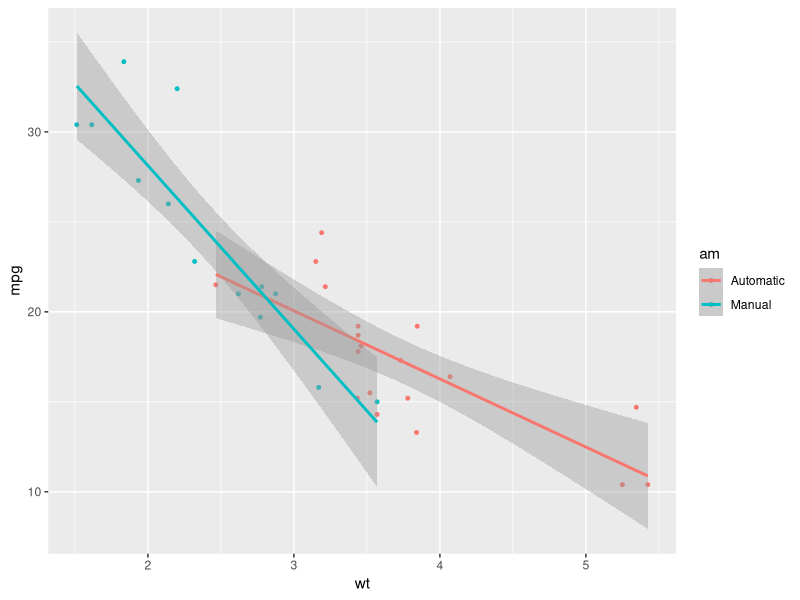

The R script that drew this image:
# График зависимости расхода топлива от веса и типа коробки передач автомобиля

df <- mtcars
df$am <- factor(df$am, labels = c('Automatic', 'Manual'))

lin_model <- lm(mpg ~ am*wt, df)

summary(lin_model)

library(ggplot2)

ggplot(df, aes(wt, mpg, col = am))+
  geom_point(size=1)+
  geom_smooth(formula = y ~ x, method = "lm")
